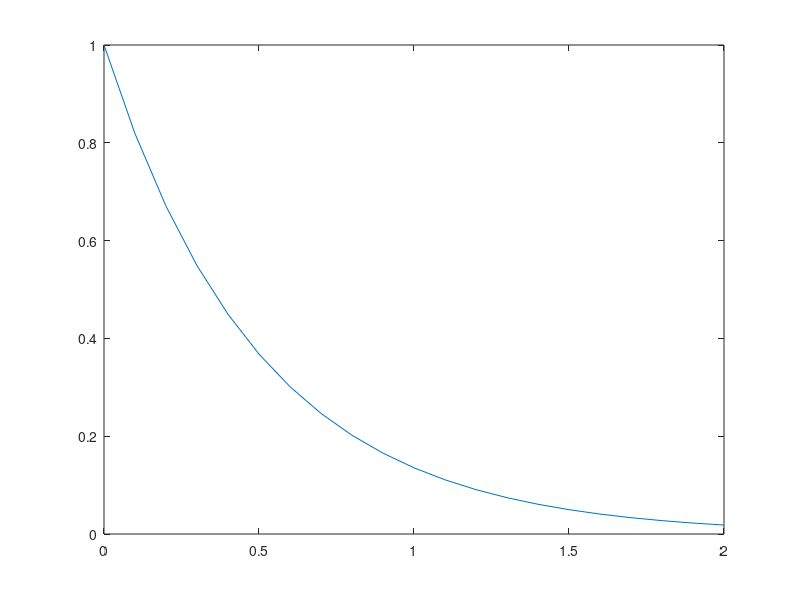

The MATLAB source for this figure: (Note: this script raises an error after producing the figure.)
% A system consisting of a single component
%lamda = 2 per year
x_time = 0:0.1:2

X = [x_time]
%probability = 0:0.1:1

y_RelOneSer = exp(-2*x_time)

Y = [y_RelOneSer]
plot(X,Y)

xlable 't value', ylable 'R(t) reliability'

